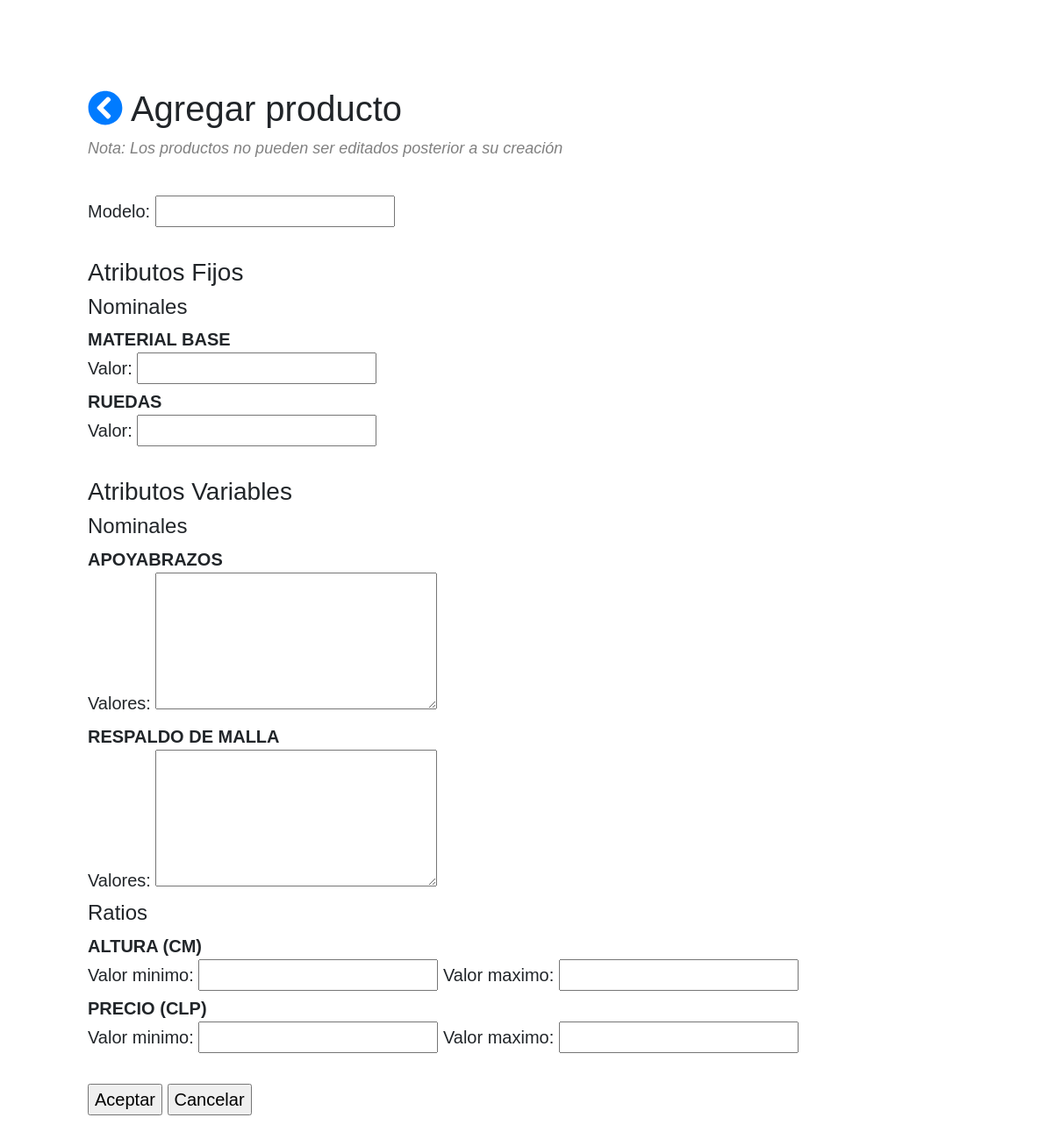
The app's page /category/2/create_product with its own data.
### catalog/models.py (models this page shows, shortened)
class Attribute(models.Model):
	name = models.CharField(max_length = 64)
	category = models.ForeignKey(Category,
								on_delete = models.CASCADE,
								related_name = "attributes")
	attribute_type = models.CharField(max_length = 8,
									choices = [("NOMINAL", "NOMINAL"),
												("RATIO", "RATIO")])
	fixed = models.CharField(max_length = 2,
							choices = [("NO", "NO"),
										("SI", "SI")])
	unit = models.ForeignKey(Unit,
								on_delete = models.PROTECT,
								null = True,
								blank = True)
	zone_or_global = models.CharField(max_length = 8,
									choices = [("ZONA", "ZONA"),
												("NACIONAL", "NACIONAL")])
	CHOICES = (
	    (None, "-------"),
	    (True, "SI"),
	    (False, "NO")
	)
	only_integers = models.BooleanField(null = True, blank = True, choices = CHOICES)
	accept_others = models.BooleanField(null = True, blank = True, choices = CHOICES)
	class Meta:
		unique_together = [['name', 'category']]
	def __str__(self):
		return self.name
	def full_str(self):
		if self.attribute_type == "NOMINAL":
			return self.name
		else:
			return self.name + " (" + self.unit.abbreviation +")"
	def get_form_fields(self):
		if self.fixed == "SI" and self.attribute_type == "NOMINAL":
			if self.zone_or_global == "NACIONAL":
				return [{
						"zone": None,
						"fields": ['nf_{}_global_value'.format(self.name)]
						}]
		elif self.fixed == "NO" and self.attribute_type == "NOMINAL":
			if self.zone_or_global == "NACIONAL":
				return [{
						"zone": None,
						"fields": [
							'nuf_{}_global_values'.format(self.name)
							]
						}]
			return ['nuf_{}_values'.format(self.name), 'nuf_{}_others'.format(self.name)]
		elif self.fixed == "NO" and self.attribute_type == "RATIO":
			if self.zone_or_global == "NACIONAL":
				return [{
					"zone": None,
					"fields": [
						'ruf_{}_global_min'.format(self.name),
						'ruf_{}_global_max'.format(self.name)
						]
					}]
		else:
			raise ValidationError()

class Unit(models.Model):
	name = models.CharField(max_length = 64, unique = True)
	abbreviation = models.CharField(max_length = 8, unique = True)
	is_base = models.BooleanField()
	to_base = models.FloatField()
	currency = models.BooleanField(default = False)
	dimension = models.ForeignKey(Dimension,
								on_delete = models.CASCADE,
								related_name = 'units'
		)

class Category(models.Model):
	name = models.CharField(max_length = 200)
	tree_name = models.CharField(max_length = 200)
	position = models.CharField(max_length = 16, null = True)
	level = models.IntegerField()
	parent = models.ForeignKey('self',
								null = True,
								blank = True,
								related_name = 'children',
								on_delete = models.CASCADE)
	bid = models.ForeignKey(Bid,
							on_delete = models.CASCADE)
	created_at = models.DateTimeField(auto_now_add = True)
	updated_at = models.DateTimeField(auto_now = True)
	class Meta:
		unique_together = [['name', 'bid']]
	def get_branch(self):
		branch = []
		node = self
		while True:
			branch = [node] + branch
			node = node.parent
			if node == None:
				break
		return branch

### catalog/views.py (the view, shortened to what this page needs)
class ProductCreate(FormView):
	form_class = ProductForm
	template_name = "catalog/product_form.html"
	def get_form_kwargs(self):
		kwargs = super(ProductCreate, self).get_form_kwargs()
		category = get_object_or_404(Category, pk=self.kwargs['pk'])
		nom_fix = category.attributes.filter(
			attribute_type = "NOMINAL",
			fixed = "SI")
		rat_fix = category.attributes.filter(
			attribute_type = "RATIO",
			fixed = "SI")
		nom_unfix = category.attributes.filter(
			attribute_type = "NOMINAL",
			fixed = "NO")
		rat_unfix = category.attributes.filter(
			attribute_type = "RATIO",
			fixed = "NO")
		kwargs["category"] = category
		kwargs["bid"] = category.bid
		kwargs["zones"] = category.bid.zones.all()
		kwargs["attributes"] = {
			"nom_fix" : nom_fix,
			"rat_fix" : rat_fix,
			"nom_unfix" : nom_unfix ,
			"rat_unfix" : rat_unfix ,
		}
		return kwargs
	def get_context_data(self, **kwargs):
		context = super(ProductCreate, self).get_context_data()
		kwargs = self.get_form_kwargs()
		context['category'] = kwargs['category']
		context['branch'] = kwargs['category'].get_branch()
		context['attributes'] = kwargs["attributes"]
		context['bid'] = kwargs["bid"]
		context['zones'] = kwargs["zones"]
		return context

### catalog/templatetags/catalog_extras.py (called while the page is built)
@register.filter
def get_obj_attr(form, field):
	return [form[field].errors, form[field].label_tag, form[field]]

### catalog/templates/catalog/product_form.html (shortened to what this page needs)
{% extends "base_bootstrap.html" %}
{% load crispy_forms_tags %}
{% load catalog_extras %}
{% block content %}
<div class=header>
    <h1>
        <a href="{% url 'catalog:category_detail' category.id%}"> <i class="fa fa-chevron-circle-left"></i></a>
        {% if product %}
            Editar producto
        {% else %}
            Agregar producto
        {% endif %}
    </h1>
    <div class=note>
        Nota: Los productos no pueden ser editados posterior a su creación
    </div>
</div>
<form action="" method="post">
{{ form.name.label_tag }}
{{ form.name }}
{% if attributes.nom_fix or attributes.rat_fix %}
    <br><br>
    <h3> Atributos Fijos </h3>
    {% if attributes.nom_fix %}
        <h4>Nominales</h4>
        {% for att in attributes.nom_fix %}
        	<strong>{{att.full_str}}</strong>
            <br>
            {% for field_set in att.get_form_fields %}
                {% for form_field in field_set.fields %}
                    {% for x in form|get_obj_attr:form_field %}
                        {{x}}
                    {% endfor %}
                {% endfor %}
            <br>
            {% endfor %}
        {% endfor %}
    {% endif %}
{% endif %}
<br>
{% if attributes.nom_unfix or attributes.rat_unfix %}
    <h3> Atributos Variables </h3>
    {% if attributes.nom_unfix %}
        <h4>Nominales</h4>
            {% for att in attributes.nom_unfix %}
            	<strong>{{att.full_str}}</strong>
                <br>
            	{% for field_set in att.get_form_fields %}
                    {% for form_field in field_set.fields %}
                		{% for x in form|get_obj_attr:form_field %}
                			{{x}}
                		{% endfor %}
                    {% endfor %}
                <br>
            	{% endfor %}
            {% endfor %}
        {% endif %}
    {% if attributes.rat_unfix %}
        <h4>Ratios</h4>
        {% for att in attributes.rat_unfix %}
        	<strong>{{att.full_str}}</strong>
            <br>
            {% for field_set in att.get_form_fields %}
                {% for form_field in field_set.fields %}
                    {% for x in form|get_obj_attr:form_field %}
                        {{x}}
                    {% endfor %}
                {% endfor %}
            <br>
            {% endfor %}
        {% endfor %}
    {% endif %}
{% endif %}
<br>
<input type="submit" value="Aceptar">
<input type="submit" value="Cancelar" onclick="window.location.href='{% url 'catalog:category_detail' category.id %}';return false;">
</form>
{% endblock %}

### catalog/static/css/main2.css (style rules this page uses)
body { margin: 0; padding-top: 100px; padding-right: 100px; padding-bottom: 100px; padding-left: 100px; font-family:'Quicksand', sans-serif; font-size: 20px; }
.header { border: 0px solid black; padding-bottom: 20px; }
.note { font-size:18px; font-style: italic; color: gray; padding-bottom: 20px; }

### records on screen
Attribute: full_str "MATERIAL BASE", form "Valor:"
Attribute: full_str "RUEDAS", form "Valor:"
Attribute: full_str "APOYABRAZOS", form "Valores:"
Attribute: full_str "RESPALDO DE MALLA", form "Valores:"
Attribute: full_str "ALTURA (CM)", form "Valor minimo:" "Valor maximo:"
Attribute: full_str "PRECIO (CLP)", form "Valor minimo:" "Valor maximo:"
Category: id "Cancelar"
